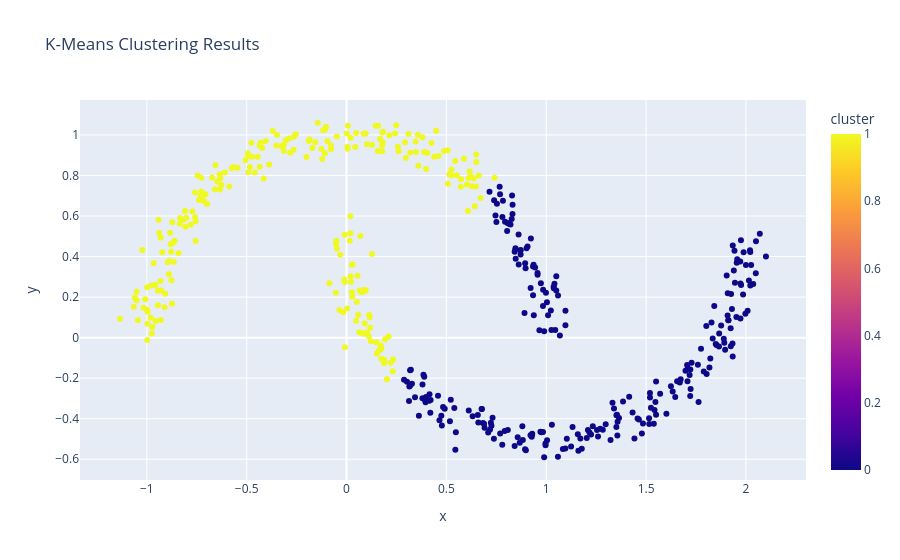

The cell this chart's notebook holds for it:
### Code cell
results_df = pd.DataFrame({"x": X_moons[:, 0], "y": X_moons[:, 1], "cluster": kmeans.labels_})
px.scatter(results_df, x="x", y="y", color="cluster", title="K-Means Clustering Results")

### Figure 1 — Plotly figure (JSON) as saved in the notebook; plotly's stock layout.template omitted (floating-point values rounded to 4 significant figures; data arrays with more than 128 entries replaced by an {"elided": "..."} marker saying what was removed)
{"data": [{"hovertemplate": "x=%{x}<br>y=%{y}<br>cluster=%{marker.color}<extra></extra>", "legendgroup": "", "marker": {"color": {"elided": "500 int values"}, "coloraxis": "coloraxis", "symbol": "circle"}, "mode": "markers", "name": "", "orientation": "v", "showlegend": false, "type": "scatter", "x": {"elided": "500 float values"}, "xaxis": "x", "y": {"elided": "500 float values"}, "yaxis": "y"}], "layout": {"coloraxis": {"colorbar": {"title": {"text": "cluster"}}, "colorscale": [[0, "#0d0887"], [0.1111, "#46039f"], [0.2222, "#7201a8"], [0.3333, "#9c179e"], [0.4444, "#bd3786"], [0.5556, "#d8576b"], [0.6667, "#ed7953"], [0.7778, "#fb9f3a"], [0.8889, "#fdca26"], [1, "#f0f921"]]}, "legend": {"tracegroupgap": 0}, "title": {"text": "K-Means Clustering Results"}, "xaxis": {"anchor": "y", "domain": [0, 1], "title": {"text": "x"}}, "yaxis": {"anchor": "x", "domain": [0, 1], "title": {"text": "y"}}}}
